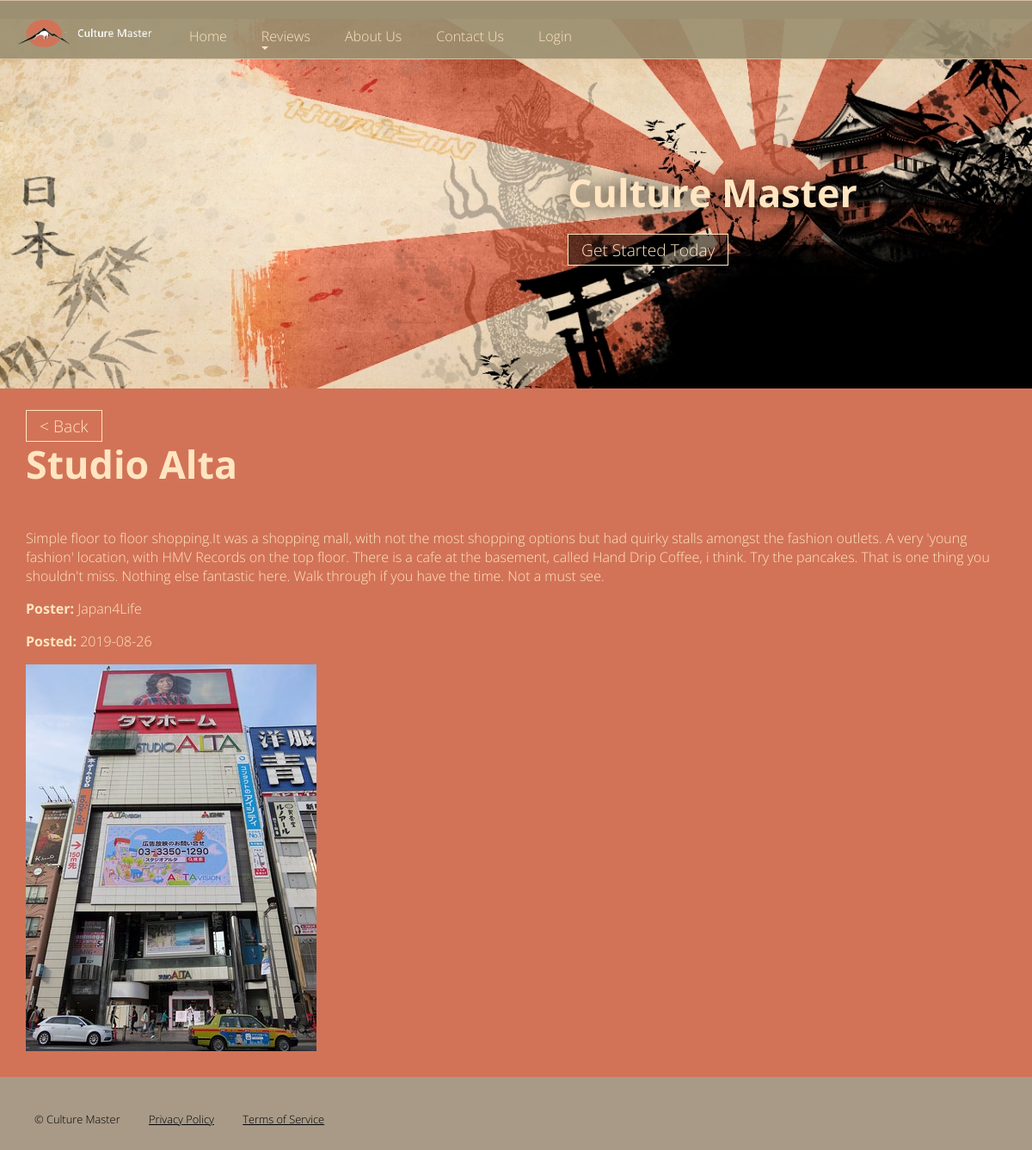
The app's page /home/review/11 with its own data.
### home/models.py (models this page shows, shortened)
class Review(models.Model):
    TYPE_CHOICES = (
        ('Food', 'Food'),
        ('Activities', 'Activities'),
        ('Accommodation', 'Accommodation')
    )
    title = models.CharField(max_length=50)
    type = models.CharField(choices=TYPE_CHOICES, max_length=30, default=2)
    content = models.CharField(max_length=4096)
    poster = models.ForeignKey(
        settings.AUTH_USER_MODEL, on_delete=models.SET_NULL, null=True)
    posted = models.CharField(max_length=16, default=timezone.now().date())
    image = models.ImageField(upload_to='review_Images/')
    readonly_fields = ('posted', 'poster')

### home/views.py (the view)
# urls.py: path('review/<int:pk>', views.ReviewDetailView.as_view(), name='review_detail'),
class ReviewDetailView(generic.DetailView):
    model = Review
    template_name = 'home/review_details.html'

### home/templates/home/review_details.html
{% extends "base.html" %}
{% block content %}
    <section class="about">
        <article>
            <a id="BackButton"></a>
            <h1>{{ review.title|capfirst }} </h1>
            <p class="reviewContents">{{ review.content }} </p>
            <p><b>Poster:</b> {{ review.poster }} </p>
            <p><b>Posted:</b> {{ review.posted }} </p>
            <img id="reviewImage" src="{{ review.image.url }}">
        </article>
    </section>
{% endblock %}

### static/css/css.css (style rules this page uses)
body, input, textarea { font-family: 'Open Sans', sans-serif; font-size: 16px; font-weight: 300; color: #ffe5c1; margin: 0; padding: 0; }
html { background-color: #A89A87 }
h1 { margin: 0 0 1em 0; font-size: 2.8em; font-weight: 700; }
p { margin: 0 0 1em 0; }
a { color: #ffe5c1; }
.btn, #titleButton, #id_image { font-family: 'Open Sans', sans-serif; font-size: 1.2em; text-decoration: none; color: #ffe5c1; border: 1px solid #ffe5c1; padding: 4px 15px; transition: background-color .5s; background-color: #000000; background-color: rgba(0, 0, 0, 0); }
#reviewImage { max-width: 100%; }
section { padding: 0 30px; }
section::after { content: ''; display: block; clear: both; }
section.recentReviewClass, section.about { background-color: #D27357; padding-top: 30px; padding-bottom: 30px; color: #ffe5c1 }
.reviewContents { overflow-wrap: break-word; }

### records on screen
Review: title "Studio Alta", content "Simple floor to floor shopping.It was a shopping mall, with not the most shopping options but had quirky stalls amongst the fashion outlets. A very 'young fashion' location, with HMV Records on the top floor. There is a cafe at the basement, called Hand Drip Coffee, i think. Try the pancakes. That is one thing you shouldn't miss. Nothing else fantastic here. Walk through if you have the time. Not a must see.", poster "Japan4Life", posted "2019-08-26", image (picture)
